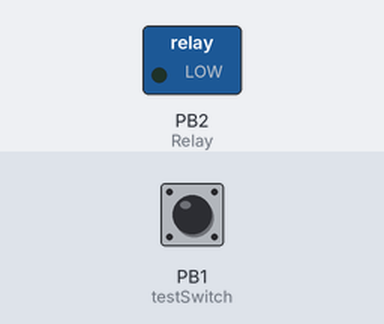
A sketch run on a simulated ATtiny85, built with avr-gcc and run on an emulated ATtiny85. Parts: switched loads named in the sketch (green lamp = pin HIGH). The inputs (shaded band) are chosen by the test bench; at power-on: PB1 (testSwitch) HIGH.

Above: at 1.3 s.
1.4 s: PB1 (testSwitch) pulled LOW for 0.15 s
At 1.47 s:
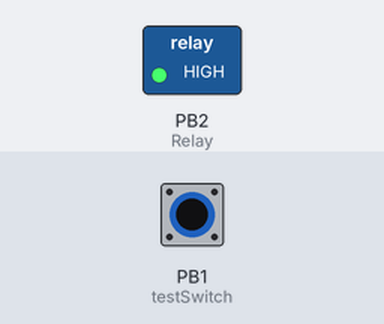
3.0 s: PB1 (testSwitch) pulled LOW for 3.2 s
At 7.4 s:
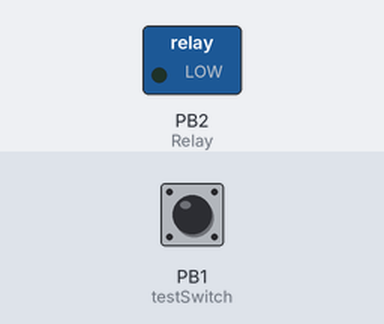
Timing chart, 0 to 8.9 s (numbered marks = the images above; inputs shaded):
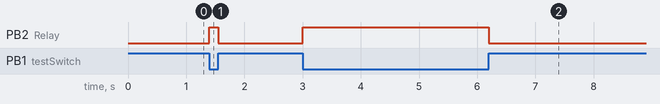

The sketch:

attiny45_fix.ino
```cpp
/*****************************
 * Program for an ATTiny45
 * Fix lab4 by turning on relay when button is pushed
 *****************************/

#define testSwitch 1
#define Relay 2

void setup() {
  pinMode(testSwitch, INPUT);
  pinMode(Relay, OUTPUT);
  delay(100);
}

void loop() {
  if(digitalRead(testSwitch) == LOW)
    digitalWrite(Relay, HIGH);


  if(digitalRead(testSwitch) == HIGH)
    digitalWrite(Relay, LOW);

}
```

Measured:
- after the input at 1.4 s, PB2 (Relay): LOW → HIGH at once, → LOW 0.15 s later
- after the input at 3.0 s, PB2 (Relay): LOW → HIGH at once, → LOW 3.2 s later
